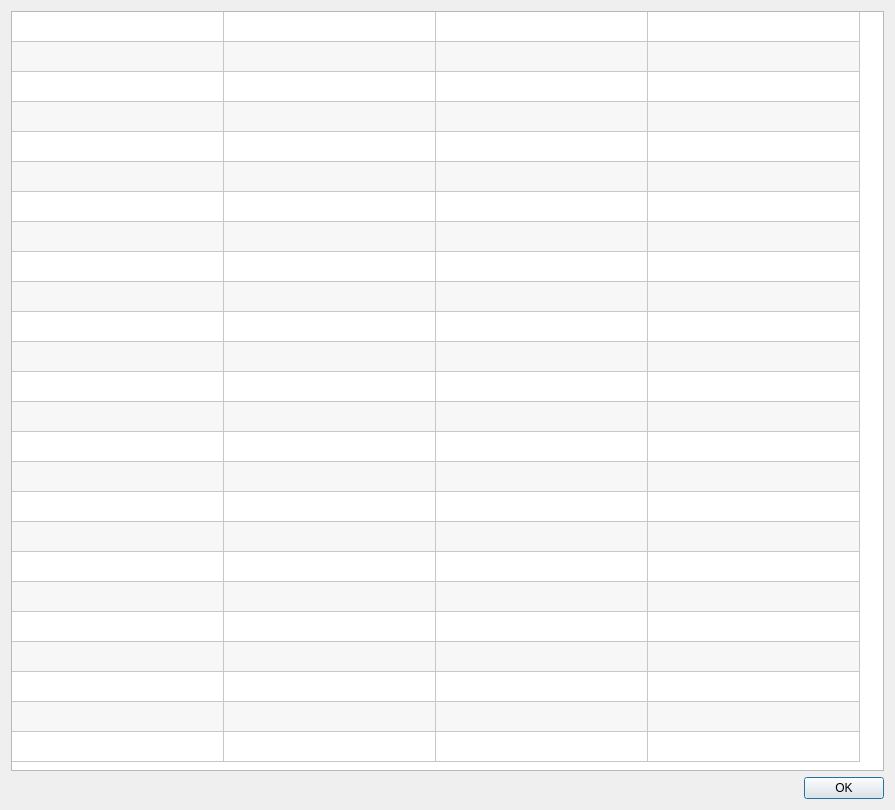
<?xml version="1.0" encoding="UTF-8"?>
<ui version="4.0">
 <class>Dialog_simple_dict</class>
 <widget class="QDialog" name="Dialog_simple_dict">
  <property name="windowModality">
   <enum>Qt::NonModal</enum>
  </property>
  <property name="geometry">
   <rect>
    <x>0</x>
    <y>0</y>
    <width>895</width>
    <height>810</height>
   </rect>
  </property>
  <property name="sizePolicy">
   <sizepolicy hsizetype="Preferred" vsizetype="Preferred">
    <horstretch>0</horstretch>
    <verstretch>0</verstretch>
   </sizepolicy>
  </property>
  <property name="windowTitle">
   <string>其他</string>
  </property>
  <property name="modal">
   <bool>false</bool>
  </property>
  <layout class="QVBoxLayout" name="verticalLayout">
   <item>
    <layout class="QHBoxLayout" name="horizontalLayout">
     <item>
      <widget class="QTableWidget" name="tableWidget_dict">
       <property name="maximumSize">
        <size>
         <width>16777215</width>
         <height>16777215</height>
        </size>
       </property>
       <property name="editTriggers">
        <set>QAbstractItemView::NoEditTriggers</set>
       </property>
       <property name="alternatingRowColors">
        <bool>true</bool>
       </property>
       <property name="selectionMode">
        <enum>QAbstractItemView::SingleSelection</enum>
       </property>
       <property name="selectionBehavior">
        <enum>QAbstractItemView::SelectItems</enum>
       </property>
       <property name="rowCount">
        <number>25</number>
       </property>
       <property name="columnCount">
        <number>4</number>
       </property>
       <attribute name="horizontalHeaderVisible">
        <bool>false</bool>
       </attribute>
       <attribute name="horizontalHeaderMinimumSectionSize">
        <number>27</number>
       </attribute>
       <attribute name="horizontalHeaderDefaultSectionSize">
        <number>212</number>
       </attribute>
       <attribute name="verticalHeaderVisible">
        <bool>false</bool>
       </attribute>
       <row/>
       <row/>
       <row/>
       <row/>
       <row/>
       <row/>
       <row/>
       <row/>
       <row/>
       <row/>
       <row/>
       <row/>
       <row/>
       <row/>
       <row/>
       <row/>
       <row/>
       <row/>
       <row/>
       <row/>
       <row/>
       <row/>
       <row/>
       <row/>
       <row/>
       <column/>
       <column/>
       <column/>
       <column/>
      </widget>
     </item>
    </layout>
   </item>
   <item>
    <widget class="QDialogButtonBox" name="buttonBox">
     <property name="standardButtons">
      <set>QDialogButtonBox::Ok</set>
     </property>
    </widget>
   </item>
  </layout>
 </widget>
 <resources/>
 <connections/>
</ui>
